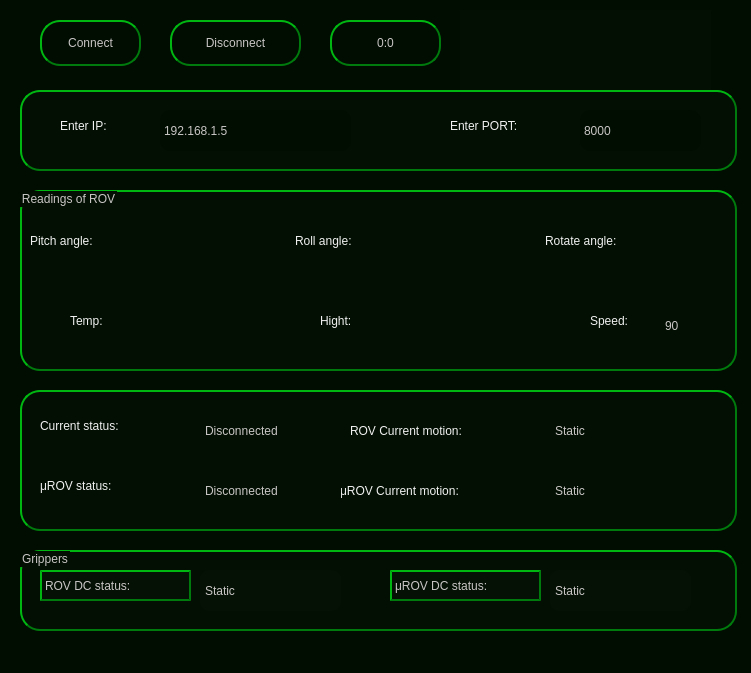
<?xml version="1.0" encoding="UTF-8"?>
<ui version="4.0">
 <class>MainWindow</class>
 <widget class="QMainWindow" name="MainWindow">
  <property name="geometry">
   <rect>
    <x>0</x>
    <y>0</y>
    <width>751</width>
    <height>673</height>
   </rect>
  </property>
  <property name="windowTitle">
   <string>MainWindow</string>
  </property>
  <property name="windowIcon">
   <iconset>
    <normaloff>Daco_4577815.png</normaloff>Daco_4577815.png</iconset>
  </property>
  <property name="styleSheet">
   <string notr="true">
/* QWidget ----------------------------------------------------------------

--------------------------------------------------------------------------- */
QWidget {
/*  background-color: #021701;*/
background-color: #000d00;

  border: 0.25px solid #950101;
  padding: 0px;
  color: #F0F0F0;
  selection-background-color: #1464A0;
  selection-color: #F0F0F0;
}

QWidget:disabled {
  background-color: #130101;
  color: #787878;
  selection-background-color: #14506E;
  selection-color: #787878;
}

QWidget::item:selected {
  background-color: #130101;
}

QWidget::item:hover {
  background-color: #130101;
  color: #32414B;
}




/* QTextBrowser -----------------------------------------------------------

--------------------------------------------------------------------------- */
QTextBrowser {
  background-color: #290101;
  border: 1.5px solid #bd0000;
  color: #c9c5c5;
  font: 75 16pt &quot;Arial&quot;;
  border-radius: 4px;
}

QTextBrowser:disabled {
  background-color: #290101;
  border: 1.5px solid #bd0000;
  color: #c9c5c5;
  font: 75 16pt &quot;Arial&quot;;
  border-radius: 4px;
}

QTextBrowser:hover, QTextBrowser:!hover, QTextBrowser:selected, QTextBrowser:pressed {
  border: 1.5px solid #bd0000;
}

/* QTextLabel ----------------------------------------------------------

--------------------------------------------------------------------------- */

QTextLabel {
  background-color: #290101;
  border: 1.5px solid #bd0000;
  color: #c9c5c5;
  font: 75 16pt &quot;Arial&quot;;
  border-radius: 4px;
}

QTextLabel:disabled {
  background-color: #290101;
  border: 1.5px solid #bd0000;
  color: #c9c5c5;
  font: 75 16pt &quot;Arial&quot;;
  border-radius: 4px;
}

QTextLabel:hover, QTextBrowser:!hover, QTextBrowser:selected, QTextBrowser:pressed {
  border: 1.5px solid #bd0000;
}




/* QPushButton ----------------------------------------------------------

--------------------------------------------------------------------------- */

QPushButton {
    color: #c9c5c5;
	font: 75 16pt &quot;Arial&quot;;

    border: 2px solid #007a0c;
    border-radius: 20px;
    border-style: outset;
    background: qradialgradient(
        cx: 0.2, cy: -0.3, fx: 0.2, fy: -0.2,
        radius: 1.35, stop: 0 #199612, stop: 1 #000000
        );

	
    padding: 5px;
    }

QPushButton:hover {
    background: qradialgradient(
        cx: 0.3, cy: -0.4, fx: 0.3, fy: -0.4,
        radius: 1.35, stop: 0 #000000, stop: 1 #199612
        );
    }

QPushButton:pressed {
    border-style: inset;
    background: qradialgradient(
        cx: 0.4, cy: -0.1, fx: 0.4, fy: -0.1,
        radius: 1.35, stop: 0 #000000, stop: 1 #007a0c
        );
    }



</string>
  </property>
  <widget class="QWidget" name="centralwidget">
   <widget class="QLabel" name="label_4">
    <property name="geometry">
     <rect>
      <x>660</x>
      <y>300</y>
      <width>61</width>
      <height>51</height>
     </rect>
    </property>
    <property name="styleSheet">
     <string notr="true"> color: #c9c5c5;
	
font: 75 italic 14pt &quot;Comic Sans MS&quot;;

    border: 0.25px solid #810303;
    border-radius: 10px;
    border-style: outset;
    background: qradialgradient(
        cx: 0.2, cy: -0.3, fx: 0.2, fy: -0.2,
        radius: 1.35, stop: 0 #199612, stop: 1 #000000
        );

	
    padding: 2px;</string>
    </property>
    <property name="text">
     <string>90</string>
    </property>
   </widget>
   <widget class="QLabel" name="label_6">
    <property name="geometry">
     <rect>
      <x>380</x>
      <y>300</y>
      <width>61</width>
      <height>51</height>
     </rect>
    </property>
    <property name="styleSheet">
     <string notr="true"> color: #c9c5c5;
	
font: 75 italic 14pt &quot;Comic Sans MS&quot;;

    border: 0.25px solid #810303;
    border-radius: 10px;
    border-style: outset;
    background: qradialgradient(
        cx: 0.2, cy: -0.3, fx: 0.2, fy: -0.2,
        radius: 1.35, stop: 0 #199612, stop: 1 #000000
        );

	
    padding: 2px;</string>
    </property>
    <property name="text">
     <string/>
    </property>
   </widget>
   <widget class="QLabel" name="label_7">
    <property name="geometry">
     <rect>
      <x>130</x>
      <y>300</y>
      <width>61</width>
      <height>51</height>
     </rect>
    </property>
    <property name="styleSheet">
     <string notr="true"> color: #c9c5c5;
	
font: 75 italic 14pt &quot;Comic Sans MS&quot;;

    border: 0.25px solid #810303;
    border-radius: 10px;
    border-style: outset;
    background: qradialgradient(
        cx: 0.2, cy: -0.3, fx: 0.2, fy: -0.2,
        radius: 1.35, stop: 0 #199612, stop: 1 #000000
        );

	
    padding: 2px;</string>
    </property>
    <property name="text">
     <string/>
    </property>
   </widget>
   <widget class="QLabel" name="label_8">
    <property name="geometry">
     <rect>
      <x>380</x>
      <y>220</y>
      <width>61</width>
      <height>51</height>
     </rect>
    </property>
    <property name="styleSheet">
     <string notr="true"> color: #c9c5c5;
	
font: 75 italic 14pt &quot;Comic Sans MS&quot;;

    border: 0.25px solid #810303;
    border-radius: 10px;
    border-style: outset;
    background: qradialgradient(
        cx: 0.2, cy: -0.3, fx: 0.2, fy: -0.2,
        radius: 1.35, stop: 0 #199612, stop: 1 #000000
        );

	
    padding: 2px;</string>
    </property>
    <property name="text">
     <string/>
    </property>
   </widget>
   <widget class="QLabel" name="label_5">
    <property name="geometry">
     <rect>
      <x>660</x>
      <y>220</y>
      <width>61</width>
      <height>51</height>
     </rect>
    </property>
    <property name="styleSheet">
     <string notr="true"> color: #c9c5c5;
	
font: 75 italic 14pt &quot;Comic Sans MS&quot;;

    border: 0.25px solid #810303;
    border-radius: 10px;
    border-style: outset;
    background: qradialgradient(
        cx: 0.2, cy: -0.3, fx: 0.2, fy: -0.2,
        radius: 1.35, stop: 0 #199612, stop: 1 #000000
        );

	
    padding: 2px;</string>
    </property>
    <property name="text">
     <string/>
    </property>
   </widget>
   <widget class="QLabel" name="label_9">
    <property name="geometry">
     <rect>
      <x>130</x>
      <y>220</y>
      <width>61</width>
      <height>51</height>
     </rect>
    </property>
    <property name="styleSheet">
     <string notr="true"> color: #c9c5c5;
	
font: 75 italic 14pt &quot;Comic Sans MS&quot;;

    border: 0.25px solid #810303;
    border-radius: 10px;
    border-style: outset;
    background: qradialgradient(
        cx: 0.2, cy: -0.3, fx: 0.2, fy: -0.2,
        radius: 1.35, stop: 0 #199612, stop: 1 #000000
        );

	
    padding: 2px;</string>
    </property>
    <property name="text">
     <string/>
    </property>
   </widget>
   <widget class="QLabel" name="label_2">
    <property name="geometry">
     <rect>
      <x>460</x>
      <y>10</y>
      <width>251</width>
      <height>81</height>
     </rect>
    </property>
    <property name="styleSheet">
     <string notr="true">
background-color: rgba(255, 255, 255,2);</string>
    </property>
    <property name="text">
     <string/>
    </property>
    <property name="pixmap">
     <pixmap>image.png</pixmap>
    </property>
   </widget>
   <widget class="QLabel" name="label">
    <property name="geometry">
     <rect>
      <x>30</x>
      <y>220</y>
      <width>95</width>
      <height>41</height>
     </rect>
    </property>
    <property name="styleSheet">
     <string notr="true"> color: #c9c5c5;
	
font: 75 italic 12pt &quot;Comic Sans MS&quot;;

    border: 0.25px solid #810303;
    border-radius: 10px;
    border-style: outset;
/*background-color:#042402 ;*/
    

	
    padding: 2px;


/*background: qradialgradient(
        cx: 0.2, cy: -0.3, fx: 0.2, fy: -0.2,
        radius: 1.35, stop: 0 #199612, stop: 1 #000000
        );</string>
    </property>
    <property name="text">
     <string>Pitch angle:</string>
    </property>
   </widget>
   <widget class="QLabel" name="label_3">
    <property name="geometry">
     <rect>
      <x>295</x>
      <y>220</y>
      <width>81</width>
      <height>41</height>
     </rect>
    </property>
    <property name="styleSheet">
     <string notr="true"> color: #c9c5c5;
	
font: 75 italic 12pt &quot;Comic Sans MS&quot;;

    border: 0.25px solid #810303;
    border-radius: 10px;
    border-style: outset;
/*background-color:#042402 ;*/
    

	
    padding: 2px;


/*background: qradialgradient(
        cx: 0.2, cy: -0.3, fx: 0.2, fy: -0.2,
        radius: 1.35, stop: 0 #199612, stop: 1 #000000
        );</string>
    </property>
    <property name="text">
     <string>Roll angle:</string>
    </property>
   </widget>
   <widget class="QLabel" name="label_10">
    <property name="geometry">
     <rect>
      <x>545</x>
      <y>220</y>
      <width>108</width>
      <height>41</height>
     </rect>
    </property>
    <property name="styleSheet">
     <string notr="true"> color: #c9c5c5;
	
font: 75 italic 12pt &quot;Comic Sans MS&quot;;

    border: 0.25px solid #810303;
    border-radius: 10px;
    border-style: outset;
/*background-color:#042402 ;*/
    

	
    padding: 2px;


/*background: qradialgradient(
        cx: 0.2, cy: -0.3, fx: 0.2, fy: -0.2,
        radius: 1.35, stop: 0 #199612, stop: 1 #000000
        );</string>
    </property>
    <property name="text">
     <string>Rotate angle:</string>
    </property>
   </widget>
   <widget class="QLabel" name="label_11">
    <property name="geometry">
     <rect>
      <x>320</x>
      <y>300</y>
      <width>55</width>
      <height>41</height>
     </rect>
    </property>
    <property name="styleSheet">
     <string notr="true"> color: #c9c5c5;
	
font: 75 italic 12pt &quot;Comic Sans MS&quot;;

    border: 0.25px solid #810303;
    border-radius: 10px;
    border-style: outset;
/*background-color:#042402 ;*/
    

	
    padding: 2px;


/*background: qradialgradient(
        cx: 0.2, cy: -0.3, fx: 0.2, fy: -0.2,
        radius: 1.35, stop: 0 #199612, stop: 1 #000000
        );</string>
    </property>
    <property name="text">
     <string>Hight:</string>
    </property>
   </widget>
   <widget class="QLabel" name="label_12">
    <property name="geometry">
     <rect>
      <x>70</x>
      <y>300</y>
      <width>55</width>
      <height>41</height>
     </rect>
    </property>
    <property name="styleSheet">
     <string notr="true"> color: #c9c5c5;
	
font: 75 italic 12pt &quot;Comic Sans MS&quot;;

    border: 0.25px solid #810303;
    border-radius: 10px;
    border-style: outset;
/*background-color:#042402 ;*/
    

	
    padding: 2px;


/*background: qradialgradient(
        cx: 0.2, cy: -0.3, fx: 0.2, fy: -0.2,
        radius: 1.35, stop: 0 #199612, stop: 1 #000000
        );</string>
    </property>
    <property name="text">
     <string>Temp:</string>
    </property>
   </widget>
   <widget class="QLabel" name="label_13">
    <property name="geometry">
     <rect>
      <x>590</x>
      <y>300</y>
      <width>61</width>
      <height>41</height>
     </rect>
    </property>
    <property name="styleSheet">
     <string notr="true"> color: #c9c5c5;
	
font: 75 italic 12pt &quot;Comic Sans MS&quot;;

    border: 0.25px solid #810303;
    border-radius: 10px;
    border-style: outset;
/*background-color:#042402 ;*/
    

	
    padding: 2px;


/*background: qradialgradient(
        cx: 0.2, cy: -0.3, fx: 0.2, fy: -0.2,
        radius: 1.35, stop: 0 #199612, stop: 1 #000000
        );</string>
    </property>
    <property name="text">
     <string>Speed:</string>
    </property>
   </widget>
   <widget class="QLabel" name="label_14">
    <property name="geometry">
     <rect>
      <x>200</x>
      <y>410</y>
      <width>141</width>
      <height>41</height>
     </rect>
    </property>
    <property name="styleSheet">
     <string notr="true"> color: #c9c5c5;
	
font: 75 italic 14pt &quot;Comic Sans MS&quot;;

    border: 0.25px solid #810303;
    border-radius: 10px;
    border-style: outset;
    background: qradialgradient(
        cx: 0.2, cy: -0.3, fx: 0.2, fy: -0.2,
        radius: 1.35, stop: 0 #199612, stop: 1 #000000
        );

	
    padding: 2px;</string>
    </property>
    <property name="text">
     <string>Disconnected</string>
    </property>
   </widget>
   <widget class="QLabel" name="label_15">
    <property name="geometry">
     <rect>
      <x>40</x>
      <y>410</y>
      <width>151</width>
      <height>31</height>
     </rect>
    </property>
    <property name="styleSheet">
     <string notr="true"> color: #c9c5c5;
	
font: 75 italic 14pt &quot;Comic Sans MS&quot;;

    border: 0.25px solid #810303;
    border-radius: 10px;
    border-style: outset;
/*background-color:#042402 ;*/
    

	
    padding: 2px;


/*background: qradialgradient(
        cx: 0.2, cy: -0.3, fx: 0.2, fy: -0.2,
        radius: 1.35, stop: 0 #199612, stop: 1 #000000
        );</string>
    </property>
    <property name="text">
     <string>Current status:</string>
    </property>
   </widget>
   <widget class="QLabel" name="label_16">
    <property name="geometry">
     <rect>
      <x>60</x>
      <y>110</y>
      <width>111</width>
      <height>31</height>
     </rect>
    </property>
    <property name="styleSheet">
     <string notr="true"> color: #c9c5c5;
	
font: 75 italic 14pt &quot;Comic Sans MS&quot;;

    border: 0.25px solid #810303;
    border-radius: 10px;
    border-style: outset;
	background-color:rgba(2,23,1,5) ;
    

	
    padding: 2px;


/*background: qradialgradient(
        cx: 0.2, cy: -0.3, fx: 0.2, fy: -0.2,
        radius: 1.35, stop: 0 #199612, stop: 1 #000000
        );</string>
    </property>
    <property name="text">
     <string>Enter IP:</string>
    </property>
   </widget>
   <widget class="QLabel" name="label_17">
    <property name="geometry">
     <rect>
      <x>450</x>
      <y>110</y>
      <width>121</width>
      <height>31</height>
     </rect>
    </property>
    <property name="styleSheet">
     <string notr="true"> color: #c9c5c5;
	
font: 75 italic 14pt &quot;Comic Sans MS&quot;;

    border: 0.25px solid #810303;
    border-radius: 10px;
    border-style: outset;
	background-color:rgba(2,23,1,5) ;
    

	
    padding: 2px;


/*background: qradialgradient(
        cx: 0.2, cy: -0.3, fx: 0.2, fy: -0.2,
        radius: 1.35, stop: 0 #199612, stop: 1 #000000
        );</string>
    </property>
    <property name="text">
     <string>Enter PORT:</string>
    </property>
   </widget>
   <widget class="QPushButton" name="pushButton">
    <property name="geometry">
     <rect>
      <x>40</x>
      <y>20</y>
      <width>101</width>
      <height>46</height>
     </rect>
    </property>
    <property name="text">
     <string>Connect</string>
    </property>
   </widget>
   <widget class="QLabel" name="label_18">
    <property name="geometry">
     <rect>
      <x>350</x>
      <y>410</y>
      <width>201</width>
      <height>41</height>
     </rect>
    </property>
    <property name="styleSheet">
     <string notr="true"> color: #c9c5c5;
	
font: 75 italic 14pt &quot;Comic Sans MS&quot;;

    border: 0.25px solid #810303;
    border-radius: 10px;
    border-style: outset;
	background-color:rgba(2,23,1,5) ;
    

	
    padding: 2px;


/*background: qradialgradient(
        cx: 0.2, cy: -0.3, fx: 0.2, fy: -0.2,
        radius: 1.35, stop: 0 #199612, stop: 1 #000000
        );</string>
    </property>
    <property name="text">
     <string>ROV Current motion:</string>
    </property>
   </widget>
   <widget class="QLabel" name="label_19">
    <property name="geometry">
     <rect>
      <x>550</x>
      <y>410</y>
      <width>171</width>
      <height>41</height>
     </rect>
    </property>
    <property name="styleSheet">
     <string notr="true"> color: #c9c5c5;
	
font: 75 italic 14pt &quot;Comic Sans MS&quot;;

    border: 0.25px solid #810303;
    border-radius: 10px;
    border-style: outset;
    background: qradialgradient(
        cx: 0.2, cy: -0.3, fx: 0.2, fy: -0.2,
        radius: 1.35, stop: 0 #199612, stop: 1 #000000
        );

	
    padding: 2px;</string>
    </property>
    <property name="text">
     <string>Static</string>
    </property>
   </widget>
   <widget class="QPushButton" name="pushButton_2">
    <property name="geometry">
     <rect>
      <x>170</x>
      <y>20</y>
      <width>131</width>
      <height>46</height>
     </rect>
    </property>
    <property name="text">
     <string>Disconnect</string>
    </property>
   </widget>
   <widget class="QLabel" name="label_20">
    <property name="geometry">
     <rect>
      <x>340</x>
      <y>470</y>
      <width>211</width>
      <height>41</height>
     </rect>
    </property>
    <property name="styleSheet">
     <string notr="true"> color: #c9c5c5;
	
font: 75 italic 14pt &quot;Comic Sans MS&quot;;

    border: 0.25px solid #810303;
    border-radius: 10px;
    border-style: outset;
	background-color:rgba(2,23,1,5) ;
    

	
    padding: 2px;


/*background: qradialgradient(
        cx: 0.2, cy: -0.3, fx: 0.2, fy: -0.2,
        radius: 1.35, stop: 0 #199612, stop: 1 #000000
        );</string>
    </property>
    <property name="text">
     <string>μROV Current motion:</string>
    </property>
   </widget>
   <widget class="QLabel" name="label_21">
    <property name="geometry">
     <rect>
      <x>550</x>
      <y>470</y>
      <width>101</width>
      <height>41</height>
     </rect>
    </property>
    <property name="styleSheet">
     <string notr="true"> color: #c9c5c5;
	
font: 75 italic 14pt &quot;Comic Sans MS&quot;;

    border: 0.25px solid #810303;
    border-radius: 10px;
    border-style: outset;
    background: qradialgradient(
        cx: 0.2, cy: -0.3, fx: 0.2, fy: -0.2,
        radius: 1.35, stop: 0 #199612, stop: 1 #000000
        );

	
    padding: 2px;</string>
    </property>
    <property name="text">
     <string>Static</string>
    </property>
   </widget>
   <widget class="QGroupBox" name="groupBox">
    <property name="geometry">
     <rect>
      <x>20</x>
      <y>190</y>
      <width>717</width>
      <height>181</height>
     </rect>
    </property>
    <property name="styleSheet">
     <string notr="true">color: #c9c5c5;
	font: 75 12pt &quot;Arial&quot;;

    border: 2px solid #007a0c;
    border-radius: 20px;
    border-style: outset;
background-color: rgba(255, 255, 255,2);</string>
    </property>
    <property name="title">
     <string>Readings of ROV</string>
    </property>
   </widget>
   <widget class="QLabel" name="label_22">
    <property name="geometry">
     <rect>
      <x>20</x>
      <y>90</y>
      <width>717</width>
      <height>81</height>
     </rect>
    </property>
    <property name="styleSheet">
     <string notr="true">color: #c9c5c5;
	font: 75 12pt &quot;Arial&quot;;

    border: 2px solid #007a0c;
    border-radius: 20px;
    border-style: outset;
background-color: rgba(255, 255, 255,2);</string>
    </property>
    <property name="text">
     <string/>
    </property>
   </widget>
   <widget class="QLineEdit" name="lineEdit">
    <property name="geometry">
     <rect>
      <x>160</x>
      <y>110</y>
      <width>191</width>
      <height>41</height>
     </rect>
    </property>
    <property name="styleSheet">
     <string notr="true"> color: #c9c5c5;
	
font: 75 italic 14pt &quot;Comic Sans MS&quot;;

    border: 0.25px solid #810303;
    border-radius: 10px;
    border-style: outset;
    background: qradialgradient(
        cx: 0.2, cy: -0.3, fx: 0.2, fy: -0.2,
        radius: 1.35, stop: 0 #199612, stop: 1 #000000
        );

	
    padding: 2px;</string>
    </property>
    <property name="text">
     <string>192.168.1.5</string>
    </property>
   </widget>
   <widget class="QLineEdit" name="lineEdit_2">
    <property name="geometry">
     <rect>
      <x>580</x>
      <y>110</y>
      <width>121</width>
      <height>41</height>
     </rect>
    </property>
    <property name="styleSheet">
     <string notr="true"> color: #c9c5c5;
	
font: 75 italic 14pt &quot;Comic Sans MS&quot;;

    border: 0.25px solid #810303;
    border-radius: 10px;
    border-style: outset;
    background: qradialgradient(
        cx: 0.2, cy: -0.3, fx: 0.2, fy: -0.2,
        radius: 1.35, stop: 0 #199612, stop: 1 #000000
        );

	
    padding: 2px;</string>
    </property>
    <property name="text">
     <string>8000</string>
    </property>
   </widget>
   <widget class="QLabel" name="label_23">
    <property name="geometry">
     <rect>
      <x>40</x>
      <y>470</y>
      <width>151</width>
      <height>31</height>
     </rect>
    </property>
    <property name="styleSheet">
     <string notr="true"> color: #c9c5c5;
	
font: 75 italic 14pt &quot;Comic Sans MS&quot;;

    border: 0.25px solid #810303;
    border-radius: 10px;
    border-style: outset;
/*background-color:#042402 ;*/
    

	
    padding: 2px;


/*background: qradialgradient(
        cx: 0.2, cy: -0.3, fx: 0.2, fy: -0.2,
        radius: 1.35, stop: 0 #199612, stop: 1 #000000
        );</string>
    </property>
    <property name="text">
     <string>μROV status:</string>
    </property>
   </widget>
   <widget class="QLabel" name="label_24">
    <property name="geometry">
     <rect>
      <x>200</x>
      <y>470</y>
      <width>141</width>
      <height>41</height>
     </rect>
    </property>
    <property name="styleSheet">
     <string notr="true"> color: #c9c5c5;
	
font: 75 italic 14pt &quot;Comic Sans MS&quot;;

    border: 0.25px solid #810303;
    border-radius: 10px;
    border-style: outset;
    background: qradialgradient(
        cx: 0.2, cy: -0.3, fx: 0.2, fy: -0.2,
        radius: 1.35, stop: 0 #199612, stop: 1 #000000
        );

	
    padding: 2px;</string>
    </property>
    <property name="text">
     <string>Disconnected</string>
    </property>
   </widget>
   <widget class="QLabel" name="label_25">
    <property name="geometry">
     <rect>
      <x>20</x>
      <y>390</y>
      <width>717</width>
      <height>141</height>
     </rect>
    </property>
    <property name="styleSheet">
     <string notr="true">color: #c9c5c5;
	font: 75 12pt &quot;Arial&quot;;

    border: 2px solid #007a0c;
    border-radius: 20px;
    border-style: outset;
background-color: rgba(255, 255, 255,2);</string>
    </property>
    <property name="text">
     <string/>
    </property>
   </widget>
   <widget class="QLabel" name="label_50">
    <property name="geometry">
     <rect>
      <x>330</x>
      <y>20</y>
      <width>111</width>
      <height>46</height>
     </rect>
    </property>
    <property name="styleSheet">
     <string notr="true"> color: #c9c5c5;
	
font: 75 italic 14pt &quot;Comic Sans MS&quot;;

    border: 2px solid #007a0c;
    border-radius: 20px;
    border-style: outset;
    background: qradialgradient(
        cx: 0.2, cy: -0.3, fx: 0.2, fy: -0.2,
        radius: 1.35, stop: 0 #199612, stop: 1 #000000
        );

	
    padding: 2px;</string>
    </property>
    <property name="text">
     <string>0:0</string>
    </property>
    <property name="alignment">
     <set>Qt::AlignCenter</set>
    </property>
   </widget>
   <widget class="QGroupBox" name="groupBox_2">
    <property name="geometry">
     <rect>
      <x>20</x>
      <y>550</y>
      <width>717</width>
      <height>81</height>
     </rect>
    </property>
    <property name="styleSheet">
     <string notr="true">color: #c9c5c5;
	font: 75 12pt &quot;Arial&quot;;

    border: 2px solid #007a0c;
    border-radius: 20px;
    border-style: outset;
background-color: rgba(255, 255, 255,2);</string>
    </property>
    <property name="title">
     <string>Grippers</string>
    </property>
    <widget class="QLabel" name="label_26">
     <property name="geometry">
      <rect>
       <x>20</x>
       <y>20</y>
       <width>151</width>
       <height>31</height>
      </rect>
     </property>
     <property name="styleSheet">
      <string notr="true"> color: #c9c5c5;
	
font: 75 italic 14pt &quot;Comic Sans MS&quot;;

    border: 0.25px solid #810303;
    border-radius: 10px;
    border-style: outset;
/*background-color:#042402 ;*/
    

	
    padding: 2px;


/*background: qradialgradient(
        cx: 0.2, cy: -0.3, fx: 0.2, fy: -0.2,
        radius: 1.35, stop: 0 #199612, stop: 1 #000000
        );</string>
     </property>
     <property name="text">
      <string>ROV DC status:</string>
     </property>
    </widget>
    <widget class="QLabel" name="label_27">
     <property name="geometry">
      <rect>
       <x>180</x>
       <y>20</y>
       <width>141</width>
       <height>41</height>
      </rect>
     </property>
     <property name="styleSheet">
      <string notr="true"> color: #c9c5c5;
	
font: 75 italic 14pt &quot;Comic Sans MS&quot;;

    border: 0.25px solid #810303;
    border-radius: 10px;
    border-style: outset;
    background: qradialgradient(
        cx: 0.2, cy: -0.3, fx: 0.2, fy: -0.2,
        radius: 1.35, stop: 0 #199612, stop: 1 #000000
        );

	
    padding: 2px;</string>
     </property>
     <property name="text">
      <string>Static</string>
     </property>
    </widget>
    <widget class="QLabel" name="label_28">
     <property name="geometry">
      <rect>
       <x>370</x>
       <y>20</y>
       <width>151</width>
       <height>31</height>
      </rect>
     </property>
     <property name="styleSheet">
      <string notr="true"> color: #c9c5c5;
	
font: 75 italic 14pt &quot;Comic Sans MS&quot;;

    border: 0.25px solid #810303;
    border-radius: 10px;
    border-style: outset;
/*background-color:#042402 ;*/
    

	
    padding: 2px;


/*background: qradialgradient(
        cx: 0.2, cy: -0.3, fx: 0.2, fy: -0.2,
        radius: 1.35, stop: 0 #199612, stop: 1 #000000
        );</string>
     </property>
     <property name="text">
      <string>μROV DC status:</string>
     </property>
    </widget>
    <widget class="QLabel" name="label_29">
     <property name="geometry">
      <rect>
       <x>530</x>
       <y>20</y>
       <width>141</width>
       <height>41</height>
      </rect>
     </property>
     <property name="styleSheet">
      <string notr="true"> color: #c9c5c5;
	
font: 75 italic 14pt &quot;Comic Sans MS&quot;;

    border: 0.25px solid #810303;
    border-radius: 10px;
    border-style: outset;
    background: qradialgradient(
        cx: 0.2, cy: -0.3, fx: 0.2, fy: -0.2,
        radius: 1.35, stop: 0 #199612, stop: 1 #000000
        );

	
    padding: 2px;</string>
     </property>
     <property name="text">
      <string>Static</string>
     </property>
    </widget>
   </widget>
  </widget>
  <widget class="QMenuBar" name="menubar">
   <property name="geometry">
    <rect>
     <x>0</x>
     <y>0</y>
     <width>751</width>
     <height>21</height>
    </rect>
   </property>
  </widget>
  <widget class="QStatusBar" name="statusbar"/>
 </widget>
 <resources/>
 <connections/>
</ui>
